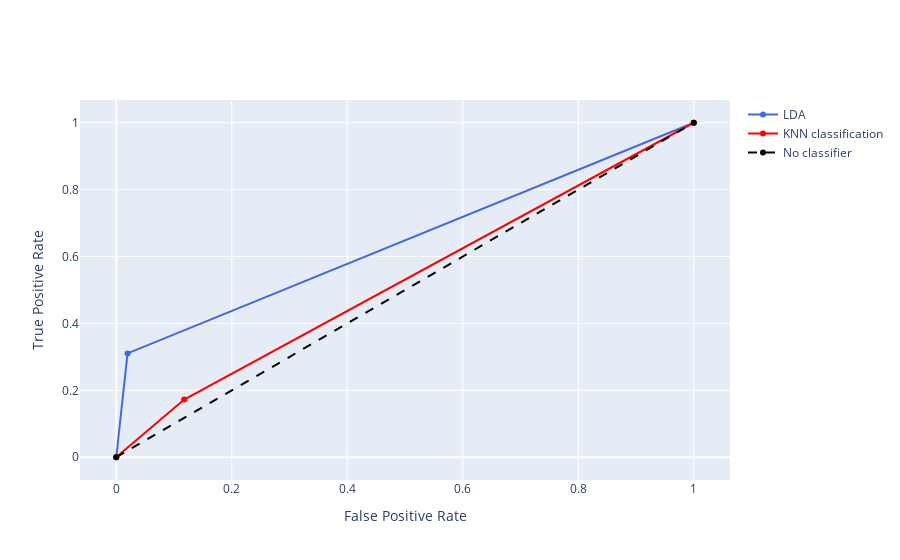

Notebook source saved alongside this figure:
### Markdown cell above
To get the ROC curves for random guessing, LDA, and KNN classification on one plot, use the code below:

<blockquote><tt>
<pre>import plotly.graph_objects as go
fig = go.Figure()
fig.add_trace(go.Scatter(x=fpr_lda, 
                         y=tpr_lda, 
                         name='LDA',
                         line=dict(color='royalblue'))) 
fig.add_trace(go.Scatter(x=fpr_knnclass, 
                         y=tpr_knnclass, 
                         name='KNN classification',
                         line=dict(color='red'))) 
fig.add_trace(go.Scatter(x=[0,1], 
                         y=[0,1], 
                         name='No classifier',
                         line=dict(color='black', 
                                   dash='dash'))) 

fig.update_layout(
    xaxis=dict(title_text="False Positive Rate"),
    yaxis=dict(title_text="True Positive Rate"))
 
fig.show()</pre>
</tt></blockquote>

### Code cell
import plotly.graph_objects as go
fig = go.Figure()
fig.add_trace(go.Scatter(x=fpr_lda, 
                         y=tpr_lda, 
                         name='LDA',
                         line=dict(color='royalblue'))) 
fig.add_trace(go.Scatter(x=fpr_knnclass, 
                         y=tpr_knnclass, 
                         name='KNN classification',
                         line=dict(color='red'))) 
fig.add_trace(go.Scatter(x=[0,1], 
                         y=[0,1], 
                         name='No classifier',
                         line=dict(color='black', 
                                   dash='dash'))) 

fig.update_layout(
    xaxis=dict(title_text="False Positive Rate"),
    yaxis=dict(title_text="True Positive Rate"))
 
fig.show()

### Figure 1 — Plotly figure (JSON) as saved in the notebook; plotly's stock layout.template omitted (floating-point values rounded to 4 significant figures)
{"data": [{"line": {"color": "royalblue"}, "name": "LDA", "type": "scatter", "x": [0, 0.01961, 1], "y": [0, 0.3103, 1]}, {"line": {"color": "red"}, "name": "KNN classification", "type": "scatter", "x": [0, 0.1176, 1], "y": [0, 0.1724, 1]}, {"line": {"color": "black", "dash": "dash"}, "name": "No classifier", "type": "scatter", "x": [0, 1], "y": [0, 1]}], "layout": {"autosize": true, "xaxis": {"autorange": true, "range": [-0.07211, 1.072], "title": {"text": "False Positive Rate"}, "type": "linear"}, "yaxis": {"autorange": true, "range": [-0.07325, 1.073], "title": {"text": "True Positive Rate"}, "type": "linear"}}}
